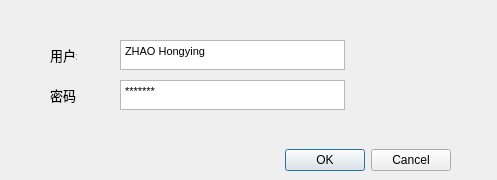
<?xml version="1.0" encoding="UTF-8"?>
<ui version="4.0">
 <class>Dialog</class>
 <widget class="QDialog" name="Dialog">
  <property name="geometry">
   <rect>
    <x>0</x>
    <y>0</y>
    <width>497</width>
    <height>180</height>
   </rect>
  </property>
  <property name="windowTitle">
   <string>请登录</string>
  </property>
  <widget class="QDialogButtonBox" name="buttonBox">
   <property name="geometry">
    <rect>
     <x>100</x>
     <y>140</y>
     <width>351</width>
     <height>41</height>
    </rect>
   </property>
   <property name="orientation">
    <enum>Qt::Horizontal</enum>
   </property>
   <property name="standardButtons">
    <set>QDialogButtonBox::Cancel|QDialogButtonBox::Ok</set>
   </property>
  </widget>
  <widget class="QTextEdit" name="username">
   <property name="geometry">
    <rect>
     <x>120</x>
     <y>40</y>
     <width>225</width>
     <height>30</height>
    </rect>
   </property>
   <property name="maximumSize">
    <size>
     <width>16777215</width>
     <height>30</height>
    </size>
   </property>
   <property name="html">
    <string>&lt;!DOCTYPE HTML PUBLIC &quot;-//W3C//DTD HTML 4.0//EN&quot; &quot;http://www.w3.org/TR/REC-html40/strict.dtd&quot;&gt;
&lt;html&gt;&lt;head&gt;&lt;meta name=&quot;qrichtext&quot; content=&quot;1&quot; /&gt;&lt;style type=&quot;text/css&quot;&gt;
p, li { white-space: pre-wrap; }
&lt;/style&gt;&lt;/head&gt;&lt;body style=&quot; font-family:'MS Shell Dlg 2'; font-size:6.6pt; font-weight:400; font-style:normal;&quot;&gt;
&lt;p style=&quot; margin-top:0px; margin-bottom:0px; margin-left:0px; margin-right:0px; -qt-block-indent:0; text-indent:0px;&quot;&gt;&lt;span style=&quot; font-size:7.875pt;&quot;&gt;ZHAO Hongying&lt;/span&gt;&lt;/p&gt;&lt;/body&gt;&lt;/html&gt;</string>
   </property>
  </widget>
  <widget class="QLabel" name="label_2">
   <property name="geometry">
    <rect>
     <x>50</x>
     <y>40</y>
     <width>27</width>
     <height>30</height>
    </rect>
   </property>
   <property name="font">
    <font>
     <pointsize>10</pointsize>
    </font>
   </property>
   <property name="text">
    <string>用户名</string>
   </property>
  </widget>
  <widget class="QTextEdit" name="password">
   <property name="geometry">
    <rect>
     <x>120</x>
     <y>80</y>
     <width>225</width>
     <height>30</height>
    </rect>
   </property>
   <property name="maximumSize">
    <size>
     <width>16777215</width>
     <height>30</height>
    </size>
   </property>
   <property name="html">
    <string>&lt;!DOCTYPE HTML PUBLIC &quot;-//W3C//DTD HTML 4.0//EN&quot; &quot;http://www.w3.org/TR/REC-html40/strict.dtd&quot;&gt;
&lt;html&gt;&lt;head&gt;&lt;meta name=&quot;qrichtext&quot; content=&quot;1&quot; /&gt;&lt;style type=&quot;text/css&quot;&gt;
p, li { white-space: pre-wrap; }
&lt;/style&gt;&lt;/head&gt;&lt;body style=&quot; font-family:'MS Shell Dlg 2'; font-size:6.6pt; font-weight:400; font-style:normal;&quot;&gt;
&lt;p style=&quot; margin-top:0px; margin-bottom:0px; margin-left:0px; margin-right:0px; -qt-block-indent:0; text-indent:0px;&quot;&gt;&lt;span style=&quot; font-size:7.875pt;&quot;&gt;*******&lt;/span&gt;&lt;/p&gt;&lt;/body&gt;&lt;/html&gt;</string>
   </property>
  </widget>
  <widget class="QLabel" name="label_3">
   <property name="geometry">
    <rect>
     <x>50</x>
     <y>80</y>
     <width>27</width>
     <height>30</height>
    </rect>
   </property>
   <property name="font">
    <font>
     <pointsize>10</pointsize>
    </font>
   </property>
   <property name="text">
    <string>密码</string>
   </property>
  </widget>
 </widget>
 <resources/>
 <connections>
  <connection>
   <sender>buttonBox</sender>
   <signal>accepted()</signal>
   <receiver>Dialog</receiver>
   <slot>accept()</slot>
   <hints>
    <hint type="sourcelabel">
     <x>248</x>
     <y>254</y>
    </hint>
    <hint type="destinationlabel">
     <x>157</x>
     <y>274</y>
    </hint>
   </hints>
  </connection>
  <connection>
   <sender>buttonBox</sender>
   <signal>rejected()</signal>
   <receiver>Dialog</receiver>
   <slot>reject()</slot>
   <hints>
    <hint type="sourcelabel">
     <x>316</x>
     <y>260</y>
    </hint>
    <hint type="destinationlabel">
     <x>286</x>
     <y>274</y>
    </hint>
   </hints>
  </connection>
 </connections>
</ui>
